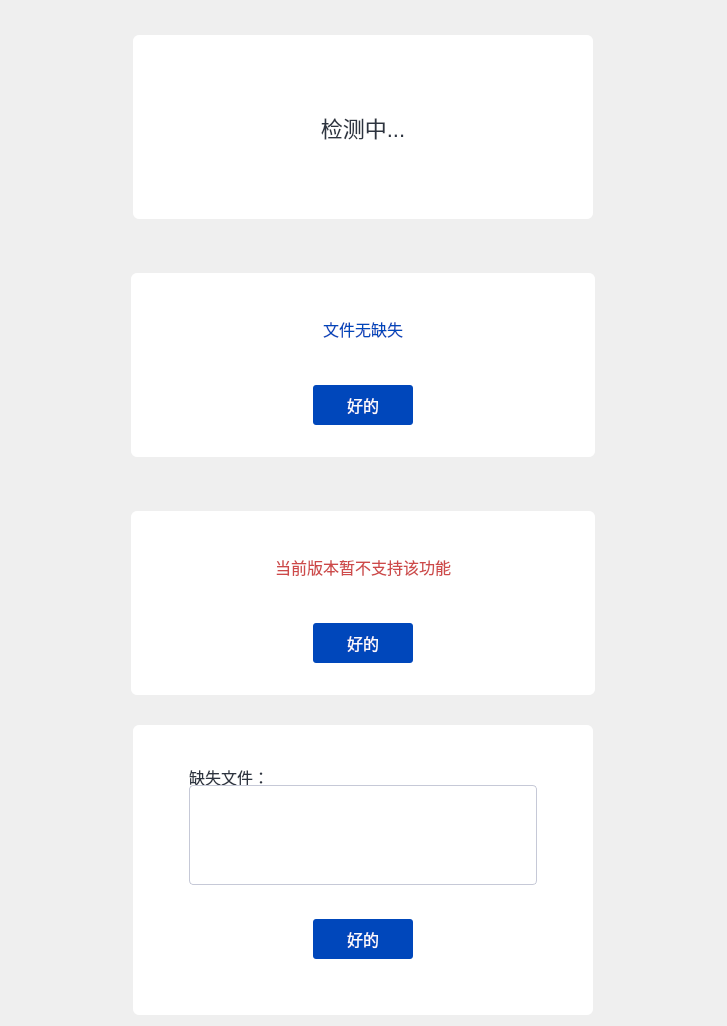
<?xml version="1.0" encoding="UTF-8"?>
<ui version="4.0">
 <class>WidgetSystemFileCheckTip</class>
 <widget class="QWidget" name="WidgetSystemFileCheckTip">
  <property name="geometry">
   <rect>
    <x>0</x>
    <y>0</y>
    <width>727</width>
    <height>1026</height>
   </rect>
  </property>
  <property name="minimumSize">
   <size>
    <width>476</width>
    <height>400</height>
   </size>
  </property>
  <property name="maximumSize">
   <size>
    <width>4760</width>
    <height>7000</height>
   </size>
  </property>
  <property name="windowTitle">
   <string>Form</string>
  </property>
  <property name="styleSheet">
   <string notr="true"/>
  </property>
  <layout class="QVBoxLayout" name="verticalLayout_3">
   <item alignment="Qt::AlignHCenter|Qt::AlignVCenter">
    <widget class="QWidget" name="widgetProgress" native="true">
     <property name="sizePolicy">
      <sizepolicy hsizetype="Fixed" vsizetype="Fixed">
       <horstretch>0</horstretch>
       <verstretch>0</verstretch>
      </sizepolicy>
     </property>
     <property name="minimumSize">
      <size>
       <width>460</width>
       <height>184</height>
      </size>
     </property>
     <property name="maximumSize">
      <size>
       <width>460</width>
       <height>184</height>
      </size>
     </property>
     <property name="styleSheet">
      <string notr="true">background-color: rgb(255, 255, 255);
border-radius:6px;</string>
     </property>
     <layout class="QVBoxLayout" name="verticalLayout">
      <property name="topMargin">
       <number>20</number>
      </property>
      <property name="bottomMargin">
       <number>20</number>
      </property>
      <item>
       <widget class="QLabel" name="labelRepairing">
        <property name="minimumSize">
         <size>
          <width>0</width>
          <height>40</height>
         </size>
        </property>
        <property name="styleSheet">
         <string notr="true">color: #2D3440;
font-size: 22px;
font-weight: normal;</string>
        </property>
        <property name="text">
         <string>检测中...</string>
        </property>
        <property name="alignment">
         <set>Qt::AlignCenter</set>
        </property>
       </widget>
      </item>
     </layout>
    </widget>
   </item>
   <item alignment="Qt::AlignHCenter|Qt::AlignVCenter">
    <widget class="QWidget" name="widgetOk" native="true">
     <property name="sizePolicy">
      <sizepolicy hsizetype="Fixed" vsizetype="Fixed">
       <horstretch>0</horstretch>
       <verstretch>0</verstretch>
      </sizepolicy>
     </property>
     <property name="minimumSize">
      <size>
       <width>464</width>
       <height>184</height>
      </size>
     </property>
     <property name="maximumSize">
      <size>
       <width>464</width>
       <height>184</height>
      </size>
     </property>
     <property name="styleSheet">
      <string notr="true">background-color: rgb(255, 255, 255);
border-radius:6px;</string>
     </property>
     <layout class="QVBoxLayout" name="verticalLayout_2">
      <property name="spacing">
       <number>0</number>
      </property>
      <property name="leftMargin">
       <number>56</number>
      </property>
      <property name="topMargin">
       <number>0</number>
      </property>
      <property name="rightMargin">
       <number>56</number>
      </property>
      <property name="bottomMargin">
       <number>32</number>
      </property>
      <item>
       <widget class="QLabel" name="label_3">
        <property name="sizePolicy">
         <sizepolicy hsizetype="Preferred" vsizetype="Fixed">
          <horstretch>0</horstretch>
          <verstretch>0</verstretch>
         </sizepolicy>
        </property>
        <property name="minimumSize">
         <size>
          <width>0</width>
          <height>112</height>
         </size>
        </property>
        <property name="maximumSize">
         <size>
          <width>16777215</width>
          <height>112</height>
         </size>
        </property>
        <property name="styleSheet">
         <string notr="true">font-size: 16px;
font-weight: normal;
color: #0047BB;</string>
        </property>
        <property name="text">
         <string>文件无缺失</string>
        </property>
        <property name="scaledContents">
         <bool>false</bool>
        </property>
        <property name="alignment">
         <set>Qt::AlignCenter</set>
        </property>
        <property name="wordWrap">
         <bool>true</bool>
        </property>
       </widget>
      </item>
      <item alignment="Qt::AlignHCenter">
       <widget class="QPushButton" name="btnOk">
        <property name="sizePolicy">
         <sizepolicy hsizetype="Fixed" vsizetype="Fixed">
          <horstretch>0</horstretch>
          <verstretch>0</verstretch>
         </sizepolicy>
        </property>
        <property name="minimumSize">
         <size>
          <width>100</width>
          <height>40</height>
         </size>
        </property>
        <property name="maximumSize">
         <size>
          <width>100</width>
          <height>40</height>
         </size>
        </property>
        <property name="styleSheet">
         <string notr="true">border-radius: 3px;
opacity: 1;
border:none;
background: #0047BB;
color: #FAFDFF;
font-size: 16px;
font-weight: 350;
</string>
        </property>
        <property name="text">
         <string>好的</string>
        </property>
       </widget>
      </item>
     </layout>
    </widget>
   </item>
   <item alignment="Qt::AlignHCenter|Qt::AlignVCenter">
    <widget class="QWidget" name="widgetFail" native="true">
     <property name="sizePolicy">
      <sizepolicy hsizetype="Fixed" vsizetype="Fixed">
       <horstretch>0</horstretch>
       <verstretch>0</verstretch>
      </sizepolicy>
     </property>
     <property name="minimumSize">
      <size>
       <width>464</width>
       <height>184</height>
      </size>
     </property>
     <property name="maximumSize">
      <size>
       <width>464</width>
       <height>184</height>
      </size>
     </property>
     <property name="styleSheet">
      <string notr="true">background-color: rgb(255, 255, 255);
border-radius:6px;</string>
     </property>
     <layout class="QVBoxLayout" name="verticalLayout_6">
      <property name="spacing">
       <number>0</number>
      </property>
      <property name="leftMargin">
       <number>56</number>
      </property>
      <property name="topMargin">
       <number>0</number>
      </property>
      <property name="rightMargin">
       <number>56</number>
      </property>
      <property name="bottomMargin">
       <number>32</number>
      </property>
      <item>
       <widget class="QLabel" name="labelVersionFail">
        <property name="sizePolicy">
         <sizepolicy hsizetype="Preferred" vsizetype="Fixed">
          <horstretch>0</horstretch>
          <verstretch>0</verstretch>
         </sizepolicy>
        </property>
        <property name="minimumSize">
         <size>
          <width>0</width>
          <height>112</height>
         </size>
        </property>
        <property name="maximumSize">
         <size>
          <width>16777215</width>
          <height>112</height>
         </size>
        </property>
        <property name="styleSheet">
         <string notr="true">font-size: 16px;
font-weight: normal;
color: #CE4949;</string>
        </property>
        <property name="text">
         <string>当前版本暂不支持该功能</string>
        </property>
        <property name="scaledContents">
         <bool>false</bool>
        </property>
        <property name="alignment">
         <set>Qt::AlignCenter</set>
        </property>
        <property name="wordWrap">
         <bool>true</bool>
        </property>
       </widget>
      </item>
      <item alignment="Qt::AlignHCenter">
       <widget class="QPushButton" name="btnFail">
        <property name="sizePolicy">
         <sizepolicy hsizetype="Fixed" vsizetype="Fixed">
          <horstretch>0</horstretch>
          <verstretch>0</verstretch>
         </sizepolicy>
        </property>
        <property name="minimumSize">
         <size>
          <width>100</width>
          <height>40</height>
         </size>
        </property>
        <property name="maximumSize">
         <size>
          <width>100</width>
          <height>40</height>
         </size>
        </property>
        <property name="styleSheet">
         <string notr="true">border-radius: 3px;
opacity: 1;
border:none;
background: #0047BB;
color: #FAFDFF;
font-size: 16px;
font-weight: 350;
</string>
        </property>
        <property name="text">
         <string>好的</string>
        </property>
       </widget>
      </item>
     </layout>
    </widget>
   </item>
   <item alignment="Qt::AlignHCenter|Qt::AlignVCenter">
    <widget class="QWidget" name="widgetFailMsg" native="true">
     <property name="sizePolicy">
      <sizepolicy hsizetype="Fixed" vsizetype="Fixed">
       <horstretch>0</horstretch>
       <verstretch>0</verstretch>
      </sizepolicy>
     </property>
     <property name="minimumSize">
      <size>
       <width>460</width>
       <height>290</height>
      </size>
     </property>
     <property name="maximumSize">
      <size>
       <width>460</width>
       <height>290</height>
      </size>
     </property>
     <property name="styleSheet">
      <string notr="true">background-color: rgb(255, 255, 255);
border-radius:6px;</string>
     </property>
     <layout class="QVBoxLayout" name="verticalLayout_4">
      <property name="spacing">
       <number>0</number>
      </property>
      <property name="leftMargin">
       <number>56</number>
      </property>
      <property name="topMargin">
       <number>40</number>
      </property>
      <property name="rightMargin">
       <number>56</number>
      </property>
      <property name="bottomMargin">
       <number>56</number>
      </property>
      <item>
       <widget class="QLabel" name="labelErrorTitle">
        <property name="sizePolicy">
         <sizepolicy hsizetype="Preferred" vsizetype="Fixed">
          <horstretch>0</horstretch>
          <verstretch>0</verstretch>
         </sizepolicy>
        </property>
        <property name="minimumSize">
         <size>
          <width>0</width>
          <height>20</height>
         </size>
        </property>
        <property name="maximumSize">
         <size>
          <width>16777215</width>
          <height>20</height>
         </size>
        </property>
        <property name="styleSheet">
         <string notr="true">font-size: 16px;
font-weight: normal;
color: #2D3440;</string>
        </property>
        <property name="text">
         <string>缺失文件：</string>
        </property>
        <property name="alignment">
         <set>Qt::AlignLeading|Qt::AlignLeft|Qt::AlignTop</set>
        </property>
       </widget>
      </item>
      <item>
       <widget class="QTextEdit" name="txtErrMsg">
        <property name="sizePolicy">
         <sizepolicy hsizetype="Expanding" vsizetype="Fixed">
          <horstretch>0</horstretch>
          <verstretch>0</verstretch>
         </sizepolicy>
        </property>
        <property name="minimumSize">
         <size>
          <width>0</width>
          <height>100</height>
         </size>
        </property>
        <property name="maximumSize">
         <size>
          <width>16777215</width>
          <height>100</height>
         </size>
        </property>
        <property name="styleSheet">
         <string notr="true">QTextEdit{
color: #A6AEBA;
border: 0.5px solid #C6C9D7;
border-radius: 4px;
padding-left:18px;
font-size: 16px;
font-weight: normal;
}

QScrollBar{
    background: transparent;
	border-radius:3px;
    width: 6px;
}
QScrollBar::handle:vertical {
	background-color: #e0e0e0;
    min-height: 30px;
	border-radius:3px;
	width: 6px;
}
</string>
        </property>
        <property name="readOnly">
         <bool>true</bool>
        </property>
        <property name="html">
         <string>&lt;!DOCTYPE HTML PUBLIC &quot;-//W3C//DTD HTML 4.0//EN&quot; &quot;http://www.w3.org/TR/REC-html40/strict.dtd&quot;&gt;
&lt;html&gt;&lt;head&gt;&lt;meta name=&quot;qrichtext&quot; content=&quot;1&quot; /&gt;&lt;style type=&quot;text/css&quot;&gt;
p, li { white-space: pre-wrap; }
&lt;/style&gt;&lt;/head&gt;&lt;body style=&quot; font-family:'SimSun'; font-size:16px; font-weight:400; font-style:normal;&quot;&gt;
&lt;p style=&quot;-qt-paragraph-type:empty; margin-top:0px; margin-bottom:0px; margin-left:0px; margin-right:0px; -qt-block-indent:0; text-indent:0px; font-size:9pt;&quot;&gt;&lt;br /&gt;&lt;/p&gt;&lt;/body&gt;&lt;/html&gt;</string>
        </property>
       </widget>
      </item>
      <item>
       <spacer name="verticalSpacer">
        <property name="orientation">
         <enum>Qt::Vertical</enum>
        </property>
        <property name="sizeHint" stdset="0">
         <size>
          <width>20</width>
          <height>40</height>
         </size>
        </property>
       </spacer>
      </item>
      <item alignment="Qt::AlignHCenter">
       <widget class="QPushButton" name="btnCancel">
        <property name="sizePolicy">
         <sizepolicy hsizetype="Fixed" vsizetype="Fixed">
          <horstretch>0</horstretch>
          <verstretch>0</verstretch>
         </sizepolicy>
        </property>
        <property name="minimumSize">
         <size>
          <width>100</width>
          <height>40</height>
         </size>
        </property>
        <property name="maximumSize">
         <size>
          <width>100</width>
          <height>40</height>
         </size>
        </property>
        <property name="styleSheet">
         <string notr="true">border-radius: 3px;
opacity: 1;
border:none;
background: #0047BB;
color: #FAFDFF;
font-size: 16px;
font-weight: 350;
</string>
        </property>
        <property name="text">
         <string>好的</string>
        </property>
       </widget>
      </item>
     </layout>
    </widget>
   </item>
  </layout>
 </widget>
 <resources/>
 <connections/>
</ui>
